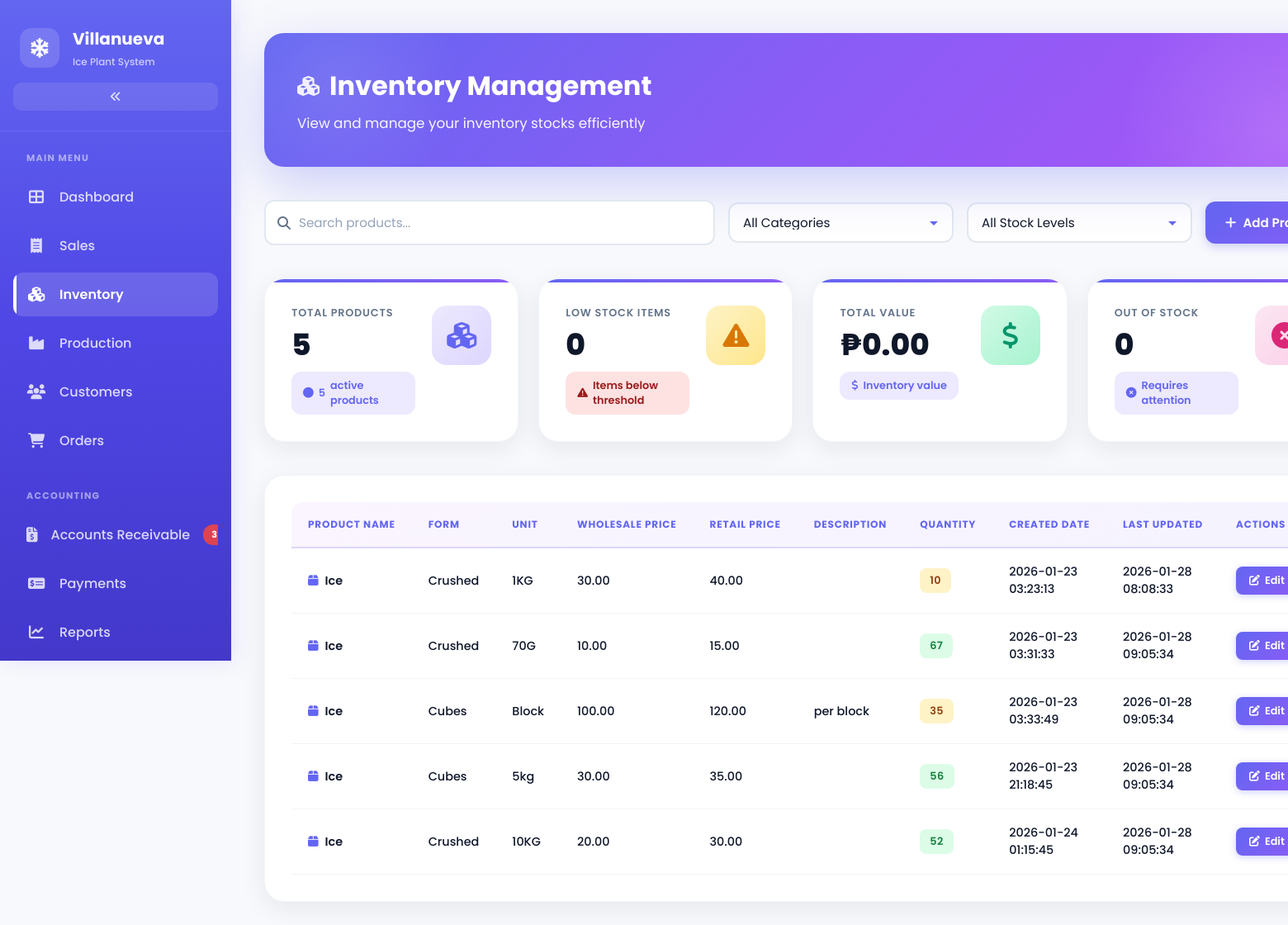
The app's page /capstone/pages/inventory.php (signed in) with its own data.
### tables this page shows
CREATE TABLE `products` (
  `Product_ID` int UNSIGNED NOT NULL,
  `product_name` varchar(100) NOT NULL,
  `form` varchar(50) NOT NULL,
  `unit` varchar(50) DEFAULT NULL,
  `wholesale_price` decimal(10,2) DEFAULT NULL,
  `retail_price` decimal(10,2) DEFAULT NULL,
  `is_discontinued` tinyint NOT NULL DEFAULT '0',
  `description` text,
  `last_update` datetime DEFAULT NULL,
  `created_date` datetime NOT NULL DEFAULT CURRENT_TIMESTAMP,
  `created_at` timestamp NULL DEFAULT NULL,
  `updated_at` timestamp NULL DEFAULT NULL
);

### capstone/pages/inventory.php (the view, shortened to what this page needs)
<?php
require_once '../api/inventory_backend.php';
$query = "SELECT p.Product_ID, p.product_name, p.form, p.unit, p.wholesale_price, p.retail_price, p.description, p.created_date, (SELECT quantity FROM stockin_inventory WHERE Product_ID = p.Product_ID ORDER BY updated_at DESC LIMIT 1) as current_quantity, (SELECT updated_at FROM stockin_inventory WHERE Product_ID = p.Product_ID ORDER BY updated_at DESC LIMIT 1) as inventory_updated_at FROM products p ORDER BY p.created_at DESC";
$result = $conn->query($query);
?>
<!DOCTYPE html>
<html lang="en">
<head>
    <link rel="stylesheet" href="https://cdnjs.cloudflare.com/ajax/libs/font-awesome/6.5.1/css/all.min.css">
    <link rel="stylesheet" href="../assets/css/inventory.css">
    <link rel="stylesheet" href="../assets/css/style.css">
</head>
<body>
<div class="dashboard-wrapper">
    <aside class="sidebar" id="sidebar">
        <div class="sidebar-header">
            <div class="sidebar-brand">
                <div class="brand-icon">
                    <i class="fas fa-snowflake"></i>
                </div>
                <div class="brand-text">
                    <h2>Villanueva</h2>
                    <p>Ice Plant System</p>
                </div>
            </div>
            <button class="sidebar-toggle" id="sidebarToggle" aria-label="Toggle sidebar">
                <i class="fas fa-angles-left"></i>
            </button>
        </div>
        <nav class="sidebar-menu">
            <div class="menu-section">
                <div class="menu-label">Main Menu</div>
                <a href="../index.php" class="menu-item">
                    <i class="fas fa-th-large"></i>
                    <span>Dashboard</span>
                </a>
                <a href="sales.php" class="menu-item">
                    <i class="fas fa-receipt"></i>
                    <span>Sales</span>
                </a>
                <a href="inventory.php" class="menu-item active">
                    <i class="fas fa-cubes"></i>
                    <span>Inventory</span>
                </a>
                <a href="production.php" class="menu-item">
                    <i class="fas fa-industry"></i>
                    <span>Production</span>
                </a>
                <a href="users.php" class="menu-item">
                    <i class="fas fa-users"></i>
                    <span>Customers</span>
                </a>
                <a href="orders.php" class="menu-item">
                    <i class="fas fa-shopping-cart"></i>
                    <span>Orders</span>
                </a>
            </div>
            <div class="menu-section">
                <div class="menu-label">Accounting</div>
                <a href="#" class="menu-item">
                    <i class="fas fa-file-invoice-dollar"></i>
                    <span>Accounts Receivable</span>
                    <span class="menu-item-badge">3</span>
                </a>
                <a href="#" class="menu-item">
                    <i class="fas fa-money-check-alt"></i>
                    <span>Payments</span>
                </a>
                <a href="reports.php" class="menu-item">
                    <i class="fas fa-chart-line"></i>
                    <span>Reports</span>
                </a>
            </div>
        </nav>
    </aside>
    <main class="main-content" id="mainContent">
        <section class="inventory-header">
            <div class="inventory-header-content">
                <h1 class="inventory-title">
                    <i class="fas fa-cubes"></i>
                    Inventory Management
                </h1>
                <p class="inventory-subtitle">View and manage your inventory stocks efficiently</p>
            </div>
        </section>
        <section class="inventory-controls">
            <div class="search-filter-grid">
                <div class="search-group">
                    <i class="fas fa-search search-icon"></i>
                    <input type="text" class="search-input" placeholder="Search products..." id="searchInput">
                </div>
                <select class="filter-select" id="categoryFilter">
                    <option value="">All Categories</option>
                </select>
                <select class="filter-select" id="stockFilter">
                    <option value="">All Stock Levels</option>
                </select>
                <a href="products_add.php" class="btn-add-product">
                    <i class="fas fa-plus"></i>
                    Add Product
                </a>
            </div>
        </section>
        <section class="inventory-stats">
            <div class="stat-card">
                <div class="stat-content">
                    <div class="stat-info">
                        <p>Total Products</p>
                        <h3 id="inventoryTotalProducts"><?php echo $result->num_rows; ?></h3>
                        <div class="stat-change neutral">
                            <i class="fas fa-circle"></i>
                            <span id="inventoryActiveProducts"><?php echo $result->num_rows; ?></span> active products
                        </div>
                    </div>
                    <div class="stat-icon purple">
                        <i class="fas fa-cubes"></i>
                    </div>
                </div>
            </div>
            <div class="stat-card">
                <div class="stat-content">
                    <div class="stat-info">
                        <p>Low Stock Items</p>
                        <h3 id="inventoryLowStock">0</h3>
                        <div class="stat-change negative">
                            <i class="fas fa-exclamation-triangle"></i>
                            Items below threshold
                        </div>
                    </div>
                    <div class="stat-icon amber">
                        <i class="fas fa-exclamation-triangle"></i>
                    </div>
                </div>
            </div>
            <div class="stat-card">
                <div class="stat-content">
                    <div class="stat-info">
                        <p>Total Value</p>
                        <h3 id="inventoryTotalValue">₱0.00</h3>
                        <div class="stat-change neutral">
                            <i class="fas fa-dollar-sign"></i>
                            Inventory value
                        </div>
                    </div>
                    <div class="stat-icon green">
                        <i class="fas fa-dollar-sign"></i>
                    </div>
                </div>
            </div>
            <div class="stat-card">
                <div class="stat-content">
                    <div class="stat-info">
                        <p>Out of Stock</p>
                        <h3 id="inventoryOutOfStock">0</h3>
                        <div class="stat-change neutral">
                            <i class="fas fa-times-circle"></i>
                            Requires attention
                        </div>
                    </div>
                    <div class="stat-icon pink">
                        <i class="fas fa-times-circle"></i>
                    </div>
                </div>
            </div>
        </section>
        <section class="inventory-table-container">
            <?php if ($result->num_rows > 0): ?>
                <div class="table-responsive">
                    <table class="inventory-table" id="inventoryTable">
                        <thead>
                            <tr>
                                <th>Product Name</th>
                                <th>Form</th>
                                <th>Unit</th>
                                <th>Wholesale Price</th>
                                <th>Retail Price</th>
                                <th>Description</th>
                                <th>Quantity</th>
                                <th>Created Date</th>
                                <th>Last Updated</th>
                                <th>Actions</th>
                            </tr>
                        </thead>
                        <tbody>
                            <?php while ($row = $result->fetch_assoc()): ?>
                                <tr>
                                    <td>
                                        <div class="product-name">
                                            <i class="fas fa-box"></i>
                                            <?php echo htmlspecialchars($row['product_name']); ?>
                                        </div>
                                    </td>
                                    <td><?php echo htmlspecialchars($row['form'] ?? '-'); ?></td>
                                    <td><?php echo htmlspecialchars($row['unit']); ?></td>
                                    <td class="price-cell"><?php echo htmlspecialchars($row['wholesale_price']); ?></td>
                                    <td class="price-cell"><?php echo htmlspecialchars($row['retail_price']); ?></td>
                                    <td><?php echo htmlspecialchars($row['description'] ?? '-'); ?></td>
                                    <td>
                                        <?php
                                        $quantity = $row['current_quantity'] ?? 0;
                                        $quantityClass = 'quantity-high';
                                        if ($quantity < 10) {
                                            $quantityClass = 'quantity-low';
                                        } elseif ($quantity < 50) {
                                            $quantityClass = 'quantity-medium';
                                        }
                                        ?>
                                        <span class="quantity-cell <?php echo $quantityClass; ?>">
                                            <?php echo htmlspecialchars($quantity); ?>
                                        </span>
                                    </td>
                                    <td><?php echo htmlspecialchars($row['created_date'] ?? '-'); ?></td>
                                    <td><?php echo htmlspecialchars($row['inventory_updated_at'] ?? '-'); ?></td>
                                    <td>
                                        <div class="action-buttons">
                                            <a href="products_edit.php?id=<?php echo $row['Product_ID']; ?>" class="btn-edit">
                                                <i class="fas fa-edit"></i>
                                                Edit
                                            </a>
                                        </div>
                                    </td>
                                </tr>
                            <?php endwhile; ?>
                        </tbody>
                    </table>
                </div>
            <?php endif; ?>
        </section>
    </main>
</div>
</body>
</html>

### records on screen
products: product_name "Ice", form "Crushed", unit "1KG", wholesale_price "30.00", retail_price "40.00", quantity "10", created_date "2026-01-23 03:23:13", inventory_updated_at "2026-01-28 08:08:33"
products: product_name "Ice", form "Crushed", unit "70G", wholesale_price "10.00", retail_price "15.00", quantity "67", created_date "2026-01-23 03:31:33", inventory_updated_at "2026-01-28 09:05:34"
products: product_name "Ice", form "Cubes", unit "Block", wholesale_price "100.00", retail_price "120.00", description "per block", quantity "35", created_date "2026-01-23 03:33:49", inventory_updated_at "2026-01-28 09:05:34"
products: product_name "Ice", form "Cubes", unit "5kg", wholesale_price "30.00", retail_price "35.00", quantity "56", created_date "2026-01-23 21:18:45", inventory_updated_at "2026-01-28 09:05:34"
products: product_name "Ice", form "Crushed", unit "10KG", wholesale_price "20.00", retail_price "30.00", quantity "52", created_date "2026-01-24 01:15:45", inventory_updated_at "2026-01-28 09:05:34"

### other values on screen
$result->num_rows "5"
